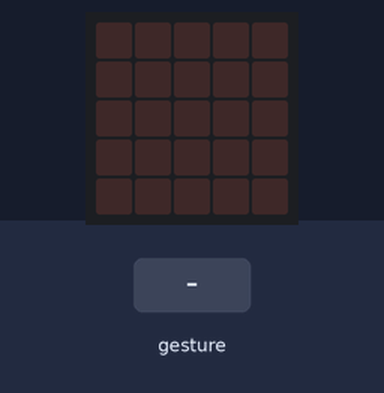
Recording of a program running on a simulated BBC micro:bit (MakeCode). Parts: the board's 5×5 LED display. The inputs (shaded band) are chosen by the test bench. A tilt is held for 1.5 s and a shake lasts 1 s, then the board lies face up again.

Above: at 1.2 s.
1.3 s: gesture 'tilt left'
At 2.4 s:
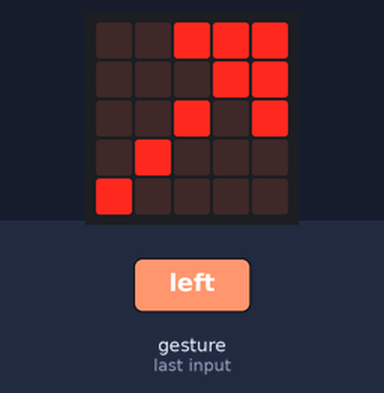
At 6.2 s:
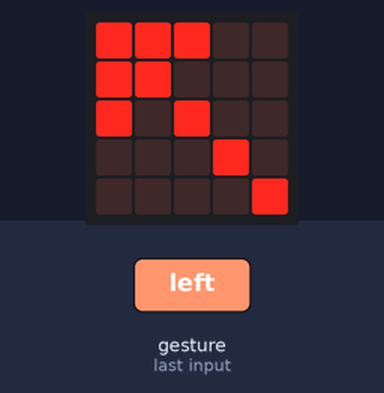
7.1 s: gesture 'tilt right'
At 7.6 s:
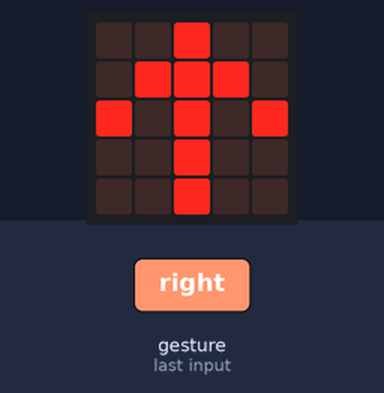
Timing chart, 0 to 10.1 s (numbered marks = the images above; inputs shaded):
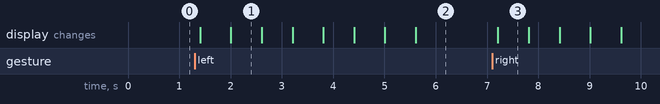

Measured:
- after the input at 1.3 s, the display: first changes after 0.11 s (image 1 shows a later state)
- after the input at 7.1 s, the display: changes after 0.11 s (image 3)
- what the display in image 1 shows lasts 0.6 s, from 2.0 s to 2.6 s

The program:

main.ts
```typescript
function biratu_ezkerrera () {
    basic.showArrow(ArrowNames.North)
    basic.showArrow(ArrowNames.NorthEast)
    basic.showArrow(ArrowNames.East)
    basic.showArrow(ArrowNames.SouthEast)
    basic.showArrow(ArrowNames.South)
    basic.showArrow(ArrowNames.SouthWest)
    basic.showArrow(ArrowNames.West)
    basic.showArrow(ArrowNames.NorthWest)
}
function biratu_eskuinera () {
    basic.showArrow(ArrowNames.North)
    basic.showArrow(ArrowNames.NorthEast)
    basic.showArrow(ArrowNames.East)
    basic.showArrow(ArrowNames.SouthEast)
    basic.showArrow(ArrowNames.South)
    basic.showArrow(ArrowNames.SouthWest)
    basic.showArrow(ArrowNames.West)
    basic.showArrow(ArrowNames.NorthWest)
}
basic.forever(function () {
    if (input.isGesture(Gesture.TiltLeft)) {
        biratu_eskuinera()
    }
    if (input.isGesture(Gesture.TiltRight)) {
        biratu_ezkerrera()
    }
})
```

test.ts
```typescript
// aquí va el archivo "tests"; esto no se compilará cuando este paquete se utilice como una extensión.
```
